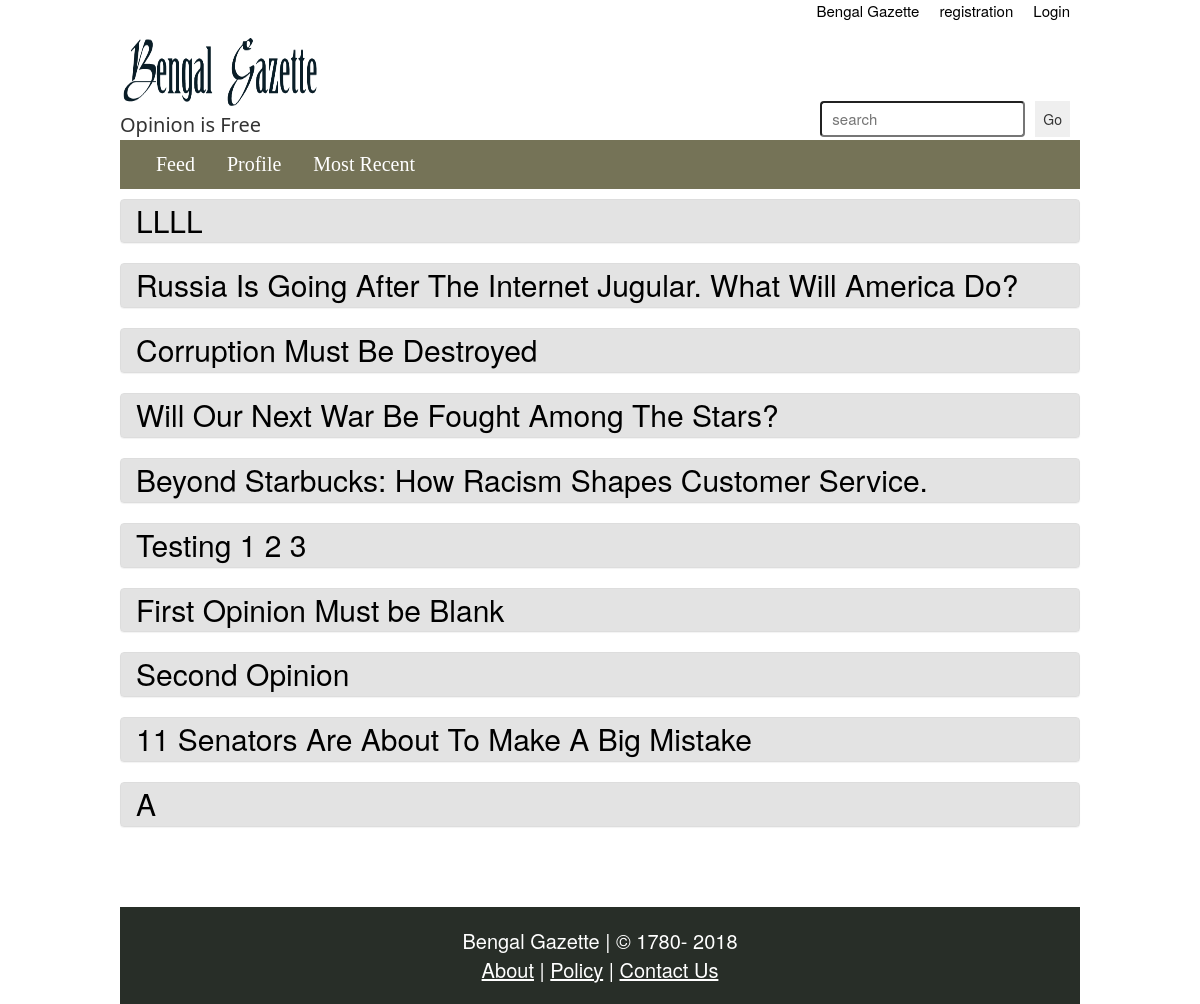
The app's page /Opinion/index.php with its own data.
### tables this page shows
CREATE TABLE `news` (
  `newsID` int(10) NOT NULL,
  `headline` varchar(100) NOT NULL,
  `description` varchar(10000) NOT NULL,
  `writterID` int(10) NOT NULL,
  `categoryID` int(10) NOT NULL,
  `popularity` int(5) NOT NULL DEFAULT '0',
  `written_at` timestamp NOT NULL DEFAULT CURRENT_TIMESTAMP ON UPDATE CURRENT_TIMESTAMP,
  `deleted_at` timestamp NULL DEFAULT '0000-00-00 00:00:00'
);

### Opinion/index.php (the view, shortened to what this page needs)
<!DOCTYPE html>
<html>
<head>
	<link rel="stylesheet" type="text/css" href="../CSS/opinionindex.css">
	<link rel="stylesheet" type="text/css" href="../CSS/css/bootstrap.css">
</head>
<body>
	<div id="main_div">
		<div>
			<ul>
				<li class="login_reg"><a class="log_reg_btn" href="login.php">Login</a></li>
				<li class="login_reg"><a class="log_reg_btn" href="signup.php">registration</a></li>
				<li class="login_reg"><a class="log_reg_btn" href="/BenGaz/index.php">Bengal Gazette</a></li>
			</ul>
		</div>
		<div id="top_logo">
			<a href="index.php"><img src="../IMG/BengalGazetteLogo.png" width="200px" height="80px"></a>
			<div style="float:right;">
				<input id="search_btn" style="float: right" type="submit" name="searchbtn" value="Go" onclick="alert('Coming soon...')">
				<input id="search_box" type="text" name="searchBox" placeholder="search">
			</div>
			<p style="font-family:'Segoe UI';font-size: 20px;margin: 0px;">Opinion is Free</p>
		</div>
		<div id="menubar">
			<ul id="menubar_ul">
				<li class="bar_item"><a class="bar_btn" href="index.php">Feed</a></li>
	  			<li class="bar_item"><a class="bar_btn" href="profile.php">Profile</a></li>
			  	<li class="bar_item"><a class="bar_btn" href="index.php?tab=recent">Most Recent</a></li>
			</ul>
		</div>
		<div id="newspage_div">
			<?php
				$conn = DB_START();
				if(isset($_GET["tab"]) && $_GET["tab"] == "recent") {
					$sql = "SELECT * FROM news WHERE categoryID = 110 AND deleted_at is NULL ORDER BY newsID DESC";
				}
				else {
					$sql="SELECT * FROM news WHERE categoryID = 110 AND deleted_at is NULL ORDER BY popularity DESC";
				}
				$result = mysqli_query ($conn, $sql);
				while ($opinion = mysqli_fetch_array($result)) {
					echo '
						<div class="panel panel-default">
							<div class="opinion">
								<a class="panel-heading aa" href="opinion.php?q='.$opinion["newsID"].'">'.$opinion["headline"].'</a>
							</div>
						</div>';
				}
			?>
		</div>
		<div id="footer">
			<p>Bengal Gazette | &copy 1780- <?php echo date("Y"); ?><br>
				<a class="footer_links" href="../about.php">About</a> |
				<a class="footer_links" href="../policy.php">Policy</a> |
				<a class="footer_links" href="../contact.php">Contact Us</a>
			</p>
		</div>
	</div>
</body>
</html>

### CSS/opinionindex.css (style rules this page uses)
body { background-color: #efefef; width:100%; margin:0; padding: 0; }
#main_div { width: 80%; margin: auto; }
ul { list-style-type: none; margin: 0; padding: 0; overflow: hidden; }
a { text-decoration: none; }
.login_reg { float: right; display: block; text-align: center; margin: 0px; padding: 0px; }
.log_reg_btn { padding: 3px 10px; font-size: 15px; color: #000000; }
#top_logo { background-color: #ffffff; padding: 0px; margin: 0px; }
#menubar { background-color: #757357; position: sticky; top: 0; }
#menubar_ul { padding: 10px 20px;size: 100%; }
.bar_item { float: left; display: block; text-align: center; }
.bar_btn { padding: 20px 16px; color: white; font-family:Verdana; font-size: 20px; }
#search_box { float:right; font-size: 15px; padding: 5px 10px; border-radius: 4px; margin-top: 70px; margin-right: 10px; }
#search_btn { border:none; margin-top: 70px; margin-right: 10px; padding: 8px 8px; cursor: pointer; }
#newspage_div { background-color: #ffffff; margin-top: 0; margin-bottom: 80px; }
#footer { width: 100%; padding: 20px 0px; font-size: 20px; color: #ffffff; background-color: #282E28; text-align: center; clear: both; display: block; }
#footer p { margin: 0px; }
.footer_links { text-decoration: underline; color: white; }
.opinion { background-color: #e0e0e0e0; }
.aa { color: black; font-size: 30px; }

### records on screen
news: headline "LLLL"
news: headline "Russia Is Going After The Internet Jugular. What Will America Do?"
news: headline "Corruption Must Be Destroyed"
news: headline "Will Our Next War Be Fought Among The Stars?"
news: headline "Beyond Starbucks: How Racism Shapes Customer Service."
news: headline "Testing 1 2 3"
news: headline "First Opinion Must be Blank"
news: headline "Second Opinion"
news: headline "11 Senators Are About To Make A Big Mistake"
news: headline "A"
